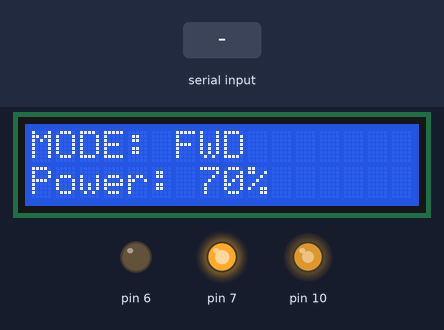
Simulated run of this program. Board: Arduino Uno, built with avr-gcc and run on an emulated ATmega328P. Shown: 16×2 character LCD, output pins drawn as LEDs (lit = HIGH). The inputs (shaded band) are chosen by the test bench.

Above: at 1.2 s.
1.3 s: "90,45\n" received over Serial
At 1.9 s:
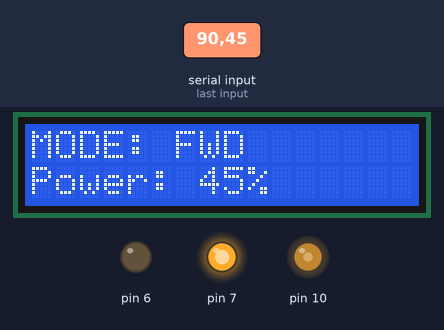
At 3.4 s:
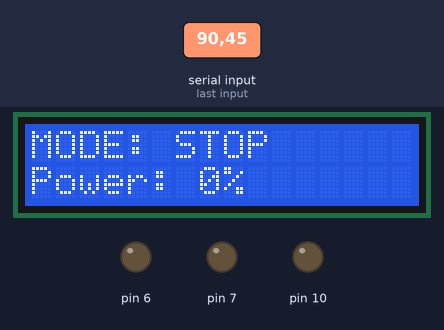
3.8 s: "5\n" received over Serial
At 4.1 s:
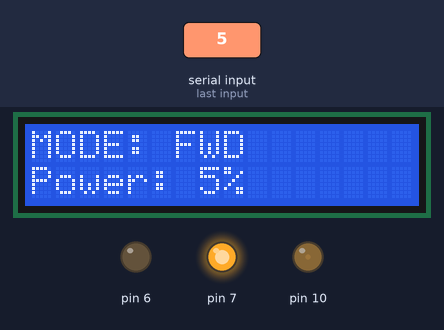
Timing chart, 0 to 6.8 s (numbered marks = the images above; inputs shaded):
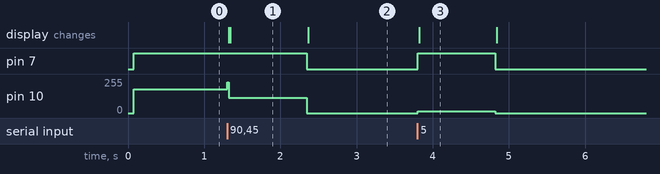

The program:

main.cpp
```cpp
#include <Arduino.h>
#include <Wire.h>

#include "motor_driver/motor_driver.h"
#include "lcd_driver/lcd_driver.h"

int powerPercent = 0;

void setup() {
    Serial.begin(9600);

    motorInit(10, 7, 6);
    lcdInit();

    powerPercent = 70;

    setMotorPower(powerPercent);
    lcdShowStatus(powerPercent);
}

void loop() {
    if (Serial.available()) {
        powerPercent = Serial.parseInt();

        setMotorPower(powerPercent);
        lcdShowStatus(powerPercent);
    }
}
```

lcd_driver.cpp
```cpp
#include "lcd_driver.h"
#include <LiquidCrystal_I2C.h>

LiquidCrystal_I2C lcd(0x27, 16, 2);

void lcdInit() {
    lcd.init();
    lcd.backlight();
    lcd.print("LCD Ready");
}

void lcdShowStatus(int power) {
    lcd.clear();

    if (power > 0)
        lcd.print("MODE: FWD");
    else if (power < 0)
        lcd.print("MODE: REV");
    else
        lcd.print("MODE: STOP");

    lcd.setCursor(0, 1);
    lcd.print("Power: ");
    lcd.print(abs(power));
    lcd.print("%");
}
```

lcd_driver.h
```cpp
#ifndef LCD_DRIVER_H
#define LCD_DRIVER_H

void lcdInit();
void lcdShowStatus(int power);

#endif
```

motor_driver.cpp
```cpp
#include "motor_driver.h"
#include <Arduino.h>

int ENA, IN1, IN2;

void motorInit(int enaPin, int in1Pin, int in2Pin) {
    ENA = enaPin;
    IN1 = in1Pin;
    IN2 = in2Pin;

    pinMode(ENA, OUTPUT);
    pinMode(IN1, OUTPUT);
    pinMode(IN2, OUTPUT);
}

void setMotorPower(int power) {
    int pwm = map(abs(power), 0, 100, 0, 255);

    if (power > 0) {
        digitalWrite(IN1, HIGH);
        digitalWrite(IN2, LOW);
    } else if (power < 0) {
        digitalWrite(IN1, LOW);
        digitalWrite(IN2, HIGH);
    } else {
        digitalWrite(IN1, LOW);
        digitalWrite(IN2, LOW);
    }

    analogWrite(ENA, pwm);
}
```

motor_driver.h
```cpp
#ifndef MOTOR_DRIVER_H
#define MOTOR_DRIVER_H

void motorInit(int enaPin, int in1Pin, int in2Pin);
void setMotorPower(int power);

#endif
```

Measured:
- after the input at 1.3 s, pin 7: HIGH → LOW after 1.0 s; pin 10: 178/255 → 114/255 at once, → 0/255 1.0 s later; the display: first changes at once (image 1 shows a later state)
- after the input at 3.8 s, pin 7: LOW → HIGH at once, → LOW 1.0 s later; pin 10: 0/255 → 12/255 at once, → 0/255 1.0 s later; the display: changes at once (image 3)
- what the display in image 1 shows lasts 1.1 s, from 1.3 s to 2.4 s
